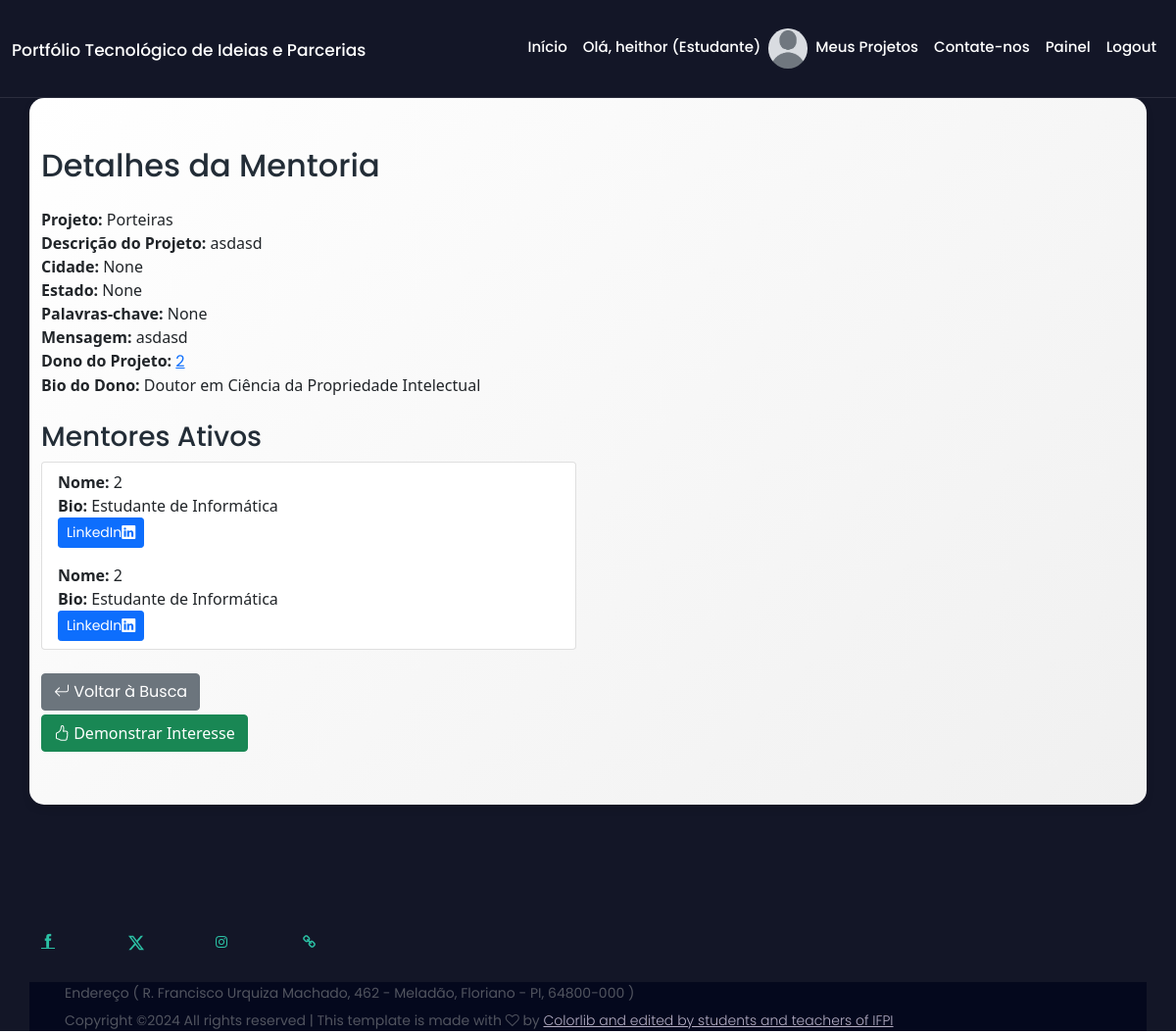
/detalhes-mentoria/2/ (signed in), run on the app's committed database.
### cadastro/models.py (models this page shows, shortened)
class UserProfile(models.Model):
    USER_TYPES = (
        ('pesquisador', 'Pesquisador'),
        ('estudante', 'Estudante'),
        ('empresa', 'Empresa'),
        ('instituicao', 'Instituição'),
    )
    user = models.OneToOneField(User, on_delete=models.CASCADE)
    nome = models.CharField(max_length=300)
    user_type = models.CharField(max_length=50, choices=USER_TYPES)
    bio = models.TextField(null=True, blank=True)
    institution_name = models.CharField(max_length=255, null=True, blank=True)
    website = models.URLField(null=True, blank=True)
    linkedin = models.URLField(null=True, blank=True)
    avatar = models.ImageField(upload_to='avatars/', blank=True, null=True)

class MentorshipRequest(models.Model):
    project = models.ForeignKey(Project, on_delete=models.CASCADE, related_name='mentorship_requests')
    message = models.TextField()
    is_accepted = models.BooleanField(default=False)
    created_at = models.DateTimeField(auto_now_add=True)

class Project(models.Model):
    STAGE_CHOICES = (
        ('ideia', 'Ideia'),
        ('em_progresso', 'Em Progresso'),
        ('completo', 'Completo'),
    )
    STATUS_CHOICES = (
        ('ativo', 'Ativo'),
        ('inativo', 'Inativo'),
        ('concluido', 'Concluído'),
    )
    location_state = models.ForeignKey('Estado', on_delete=models.SET_NULL, null=True)
    location_city = models.ForeignKey('Cidade', on_delete=models.SET_NULL, null=True)
    logo = models.ImageField(upload_to='projetos_logos/', null=True, blank=True)
    needs = models.ManyToManyField('Need', related_name='projects', blank=True)
    owner = models.ForeignKey(UserProfile, on_delete=models.CASCADE, related_name='projects')
    title = models.CharField(max_length=255)
    description = models.TextField()
    stage = models.CharField(max_length=50, choices=STAGE_CHOICES)
    status = models.CharField(max_length=50, choices=STATUS_CHOICES, default='ativo')
    category = models.ForeignKey(TechnologyCategory, on_delete=models.SET_NULL, null=True)
    institution = models.CharField(max_length=255, null=True, blank=True)
    start_date = models.DateField(null=True, blank=True)
    end_date = models.DateField(null=True, blank=True)
    funding_required = models.BooleanField(default=False)
    goals = models.TextField(null=True, blank=True)
    resources_needed = models.TextField(null=True, blank=True)
    collaborators = models.ManyToManyField(UserProfile, related_name='collaborations', blank=True)
    date_created = models.DateTimeField(auto_now_add=True)
    date_updated = models.DateTimeField(auto_now=True)
    keywords = models.TextField(null=True, blank=True)

class MentorInterested(models.Model):
    mentorship_request = models.ForeignKey(MentorshipRequest, on_delete=models.CASCADE, related_name='interested_mentors')
    mentor = models.ForeignKey(UserProfile, on_delete=models.CASCADE, related_name='interested_requests')
    is_active = models.BooleanField(default=False)
    created_at = models.DateTimeField(auto_now_add=True)

### cadastro/views.py (the view)
# urls.py: path('detalhes-mentoria/<int:pk>/', DetalhesMentoriaView.as_view(), name='detalhes_mentoria'),
class DetalhesMentoriaView(DetailView):
    model = MentorshipRequest
    template_name = 'detalhes_mentoria.html'
    context_object_name = 'mentoria'
    def get_context_data(self, **kwargs):
        context = super().get_context_data(**kwargs)
        interessados_ativos = self.object.interested_mentors.filter(is_active=True)
        context['interessados_ativos'] = interessados_ativos
        return context

### cadastro/templates/detalhes_mentoria.html (shortened to what this page needs)
{% extends 'base.html' %}
{% block content %}
<div class="fancy-bg-dark section-padding-100">
    <div class="container fancy-bg-white">
        <div class="row">
            <div class="col-12 col-md-6">
                <h2 class="mb-4">Detalhes da Mentoria</h2>
                <div class="mb-3">
                    <strong>Projeto:</strong> {{ mentoria.project.title }}<br>
                    <strong>Descrição do Projeto:</strong> {{ mentoria.project.description }}<br>
                    <strong>Cidade:</strong> {{ mentoria.project.location_city }}<br>
                    <strong>Estado:</strong> {{ mentoria.project.location_state }}<br>
                    <strong>Palavras-chave:</strong> {{ mentoria.project.keywords }}<br>
                    <strong>Mensagem:</strong> {{ mentoria.message }}<br>
                    <strong>Dono do Projeto:</strong>
                    <a href="{% url 'public_profile' mentoria.project.owner.user.username %}">
                        {{ mentoria.project.owner.user.userprofile.nome }}
                    </a><br>
                    <strong>Bio do Dono:</strong> {{ mentoria.project.owner.user.userprofile.bio }}<br>
                </div>
                <h3 class="mt-4">Mentores Ativos</h3>
                <ul class="list-group mb-4">
                    {% for mentor in interessados_ativos %}
                        <li class="list-group-item">
                            <strong>Nome:</strong> {{ mentor.mentor.nome }}<br>
                            <strong>Bio:</strong> {{ mentor.mentor.bio }}<br>
                            <a href="{{ partner.partner.linkedin }}" target="_blank" class="btn btn-primary btn-sm">
                                LinkedIn<i class="bi bi-linkedin"></i></a>
                        </li>
                    {% empty %}
                        <li class="list-group-item text-center">Nenhum parceiro ativo no momento.</li>
                    {% endfor %}
                </ul>
                <a href="{% url 'buscar_parcerias' %}" class="btn btn-secondary mb-1"><i class="bi bi-arrow-return-left"></i>
                     Voltar à Busca</a>
                {% if request.user != mentoria.project.owner.user %}
                    <form method="post" action="{% url 'demonstrar_interesse' mentoria.id %}">
                    <button type="submit" class="btn btn-success mb-1">
                        <i class="bi bi-hand-thumbs-up"></i> Demonstrar Interesse</button>
                    </form>
                {% endif %}
            </div>
        </div>
    </div>
</div>
{% endblock %}

### cadastro/templates/base.html (shortened to what this page needs)
<!DOCTYPE html>
<html lang="pt-br">
<head>
    {% load static %}
    <link rel="stylesheet" href="{%static 'style.css'%}">
    <link rel="stylesheet" href="https://cdnjs.cloudflare.com/ajax/libs/bootstrap-icons/1.5.0/font/bootstrap-icons.min.css">
    <link href="https://cdn.jsdelivr.net/npm/bootstrap@5.0.2/dist/css/bootstrap.min.css" rel="stylesheet"
>
    <link rel="stylesheet" href="{%static 'css/responsive/responsive.css'%}">
</head>
<body>
    <header class="header_area" id="header">
    <div class="container-fluid h-100">
        <div class="row h-100">
            <div class="col-12 h-100">
                <nav class="h-100 navbar navbar-expand-lg align-items-center">
                    <a class="navbar-brand" href="{% url 'home' %}">Portfólio Tecnológico de Ideias e Parcerias</a>
                    <div class="collapse navbar-collapse" id="fancyNav">
                        <ul class="navbar-nav ml-auto">
                            <li class="nav-item active">
                                <a class="nav-link" href="{% url 'home' %}">Início<span class="sr-only">(current)</span></a>
                            </li>
                            {% if user.is_authenticated %}
                                <li class="nav-item">
                                    <a class="nav-link" href="{% url 'user-profile' user.username %}">
                                        Olá, {{ user.username }} ({{ user.userprofile.user_type|capfirst }})
                                    </a>
                                </li>
                                <li class="nav-item">
                                    {% if user.userprofile.avatar %}
                                        <img src="{{ user.userprofile.avatar.url }}" alt="Foto de {{ user.username }}" class="rounded-circle" width="40" height="40">
                                    {% else %}
                                    <img src="{% static 'img/avatar.png' %}" alt="Sem foto" class="rounded-circle" width="40" height="40">
                                    {% endif %}
                                </li>
                                <li class="nav-item">
                                    <a class="nav-link" href="{% url 'project-list' %}">Meus Projetos</a>
                                </li>
                            {% endif %}
                                <li class="nav-item">
                                    <a class="nav-link" href="{% url 'contact' %}">Contate-nos</a>
                                </li>
                            {% if user.is_authenticated %}
                                <li class="nav-item">
                                        <a class="nav-link" href="{% url 'dashboard' %}">Painel</a>
                                    </li>
                                <li class="nav-item">
                                    <a class="nav-link" href="{% url 'logout' %}">Logout</a>
                                </li>
                            {% endif %}
                        </ul>
                    </div>
                </nav>
            </div>
        </div>
    </div>
</header>
{% block content %}
    {% endblock %}
                    <footer class="fancy-footer-area fancy-bg-dark">
                        <div class="footer-content section-padding-50   -50">
                            <div class="container">
                                <div class="row">
                                    <div class="col-12 col-sm-6 col-lg-4">
                                        <div class="single-footer-widget">
                                            <div class="footer-social-widegt d-flex align-items-center">
                                                    <a href="https://www.facebook.com/ifpiaui/">
                                                    <i class="ti-facebook"></i>
                                                    </a>
                                                    <a href="https://twitter.com/ifpiaui">
                                                    <svg xmlns="http://www.w3.org/2000/svg" width="16" height="16" fill="currentColor" class="bi bi-twitter-x" viewBox="0 0 16 16">
  <path d="M12.6.75h2.454l-5.36 6.142L16 15.25h-4.937l-3.867-5.07-4.425 5.07H.316l5.733-6.57L0 .75h5.063l3.495 4.633L12.601.75Zm-.86 13.028h1.36L4.323 2.145H2.865z"/>
</svg>
                                                    </a>
                                                    <a href="https://www.instagram.com/ifpiaui/">
                                                    <i class="fa fa-instagram"></i>
                                                	</a>
                                                    <a href="https://www.ifpi.edu.br/">
                                                    <i class="fa fa-link"></i>
                                                </a>
                                            </div>
                                        </div>
                                    </div>
        <div class="footer-copywrite-area">
            <div class="container h-100">
                <div class="row h-100">
                    <div class="col-12 h-100">
                        <div class="copywrite-content h-100 d-flex align-items-center justify-content-between">
                            <div class="copywrite-text">
                                <p>Endereço ( R. Francisco Urquiza Machado, 462 - Meladão, Floriano - PI, 64800-000 )</p>
                                <p>
                                    Copyright &copy;<script>document.write(new Date().getFullYear());</script> All rights reserved | This template is made with <i class="fa fa-heart-o" aria-hidden="true"></i> by <a href="https://colorlib.com" target="_blank">Colorlib and edited by students and teachers of IFPI</a>
                                    </p>
                            </div>
                        </div>
                    </div>
                </div>
            </div>
        </div>
    </div>
</div>
</div>
    </footer>
</body>
</html>

### cadastro/static/style.css (style rules this page uses)
*, ul, li { margin: 0; padding: 0; }
body { font-family: 'Poppins', sans-serif; position: relative; z-index: auto; }
h1, h2, h3, h4, h5, h6 { font-family: 'Poppins', sans-serif; font-weight: 500; color: #232d37; line-height: 1.25; }
p { font-family: 'Poppins', sans-serif; color: #51545f; font-size: 14px; line-height: 2; font-weight: 400; }
img { max-width: 100%; height: auto; }
a, a:hover, a:focus, a:active { font-family: 'Poppins', sans-serif; text-decoration: none; transition-duration: 0ms; outline: none; }
li { list-style: none; }
.section-padding-100 { padding-top: 100px; padding-bottom: 100px; }
.fancy-bg-dark { background-color: #131627!important; }
.fancy-bg-white { background: linear-gradient(135deg, #ffffff, #f0f0f0); padding: 50px; border-radius: 15px; box-shadow: 0 4px 8px rgba(0, 0, 0, 0.1); }
.header_area { background-color: transparent; position: fixed; width: 100%; z-index: 90; height: 100px; top: 0; left: 0; padding: 0 0; border-bottom: 1px solid rgba(255, 255, 255, 0.1); -webkit-transition-duration: 500ms; transition-duration: 500ms; }
.header_area .navbar-brand { padding: 0; margin-top: 5px; font-size: 17px; color: #fff; font-weight: 500; }
.header_area .navbar { padding: 0; }
.navbar-expand-lg .navbar-nav .nav-link { padding-right: 5px; padding-left: 5px; color: #fff; font-size: 15px; font-weight: 500; }
.single-footer-widget { margin-bottom: 30px; }
.footer-social-widegt { margin-top: 30px; }
.footer-social-widegt > a { color: #2bc0a4; font-size: 14px; -webkit-box-flex: 1; -ms-flex: 1; flex: 1; }
.footer-copywrite-area { background-color: #04081d; height: 50px; }
.copywrite-text p { margin: 0; }
.copywrite-text p > a { font-weight: 300; color: #b5aec4; }

### data on the page
MentorshipRequest: project "Porteiras", project.description "asdasd", project.location_city "None", project.location_state "None", project.keywords "None", message "asdasd", project.owner.user.userprofile.nome "2", project.owner.user.userprofile.bio "Doutor em Ciência da Propriedade Intelectual"
MentorInterested: mentor.nome "2", mentor.bio "Estudante de Informática"
MentorInterested: mentor.nome "2", mentor.bio "Estudante de Informática"

### other printed values
{{ user.username }} "heithor"
{{ user.userprofile.user_type|capfirst }} "Estudante"
